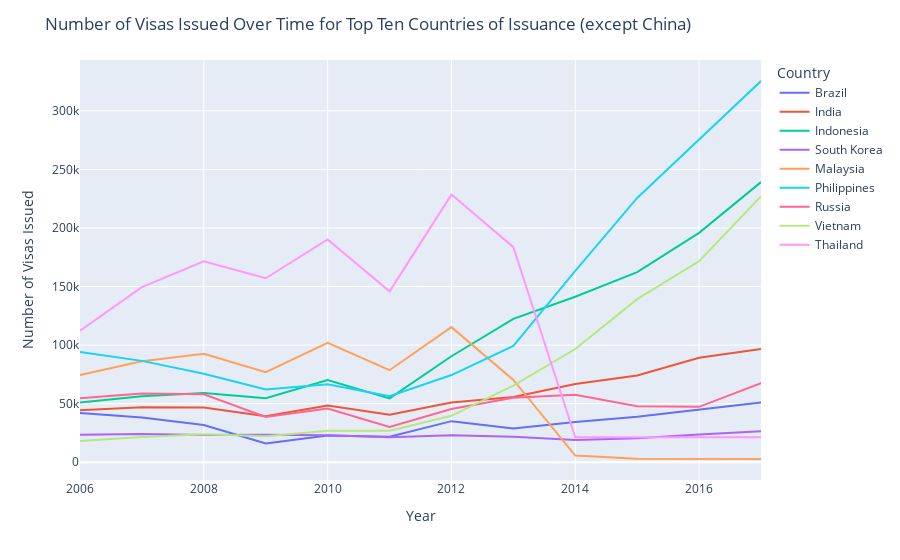

Write notebook code for a chart like this one.
### Code cell
# Plot visas issued for top ten countries of issuance except China from 2006-2017
import plotly.express as px

top_countries = visas[visas['Country'] != 'total'].groupby('Country')['Number of issued'].sum().nlargest(10).index
top_countries_data = visas[(visas['Country'].isin(top_countries)) & (visas['Country'] != 'total')]
top_countries_data = top_countries_data[top_countries_data['Country'] != 'China']

fig = px.line(top_countries_data, x='Year', y='Number of issued', color='Country')
fig.update_layout(title='Number of Visas Issued Over Time for Top Ten Countries of Issuance (except China)',
                  xaxis_title='Year',
                  yaxis_title='Number of Visas Issued')
fig.show()

### Figure 1 — Plotly figure (JSON) as saved in the notebook; plotly's stock layout.template omitted (floating-point values rounded to 4 significant figures)
{"data": [{"hovertemplate": "Country=Brazil<br>Year=%{x}<br>Number of issued=%{y}<extra></extra>", "legendgroup": "Brazil", "line": {"color": "#636efa", "dash": "solid"}, "marker": {"symbol": "circle"}, "mode": "lines", "name": "Brazil", "orientation": "v", "showlegend": true, "type": "scatter", "x": [2017, 2016, 2015, 2014, 2013, 2012, 2011, 2010, 2009, 2008, 2007, 2006], "xaxis": "x", "y": [50885, 44676, 38798, 34217, 28697, 35049, 21677, 22716, 16019, 31819, 38109, 41927], "yaxis": "y"}, {"hovertemplate": "Country=India<br>Year=%{x}<br>Number of issued=%{y}<extra></extra>", "legendgroup": "India", "line": {"color": "#EF553B", "dash": "solid"}, "marker": {"symbol": "circle"}, "mode": "lines", "name": "India", "orientation": "v", "showlegend": true, "type": "scatter", "x": [2017, 2016, 2015, 2014, 2013, 2012, 2011, 2010, 2009, 2008, 2007, 2006], "xaxis": "x", "y": [96658, 89183, 74088, 66696, 55622, 50938, 40603, 48433, 39330, 46782, 46898, 44406], "yaxis": "y"}, {"hovertemplate": "Country=Indonesia<br>Year=%{x}<br>Number of issued=%{y}<extra></extra>", "legendgroup": "Indonesia", "line": {"color": "#00cc96", "dash": "solid"}, "marker": {"symbol": "circle"}, "mode": "lines", "name": "Indonesia", "orientation": "v", "showlegend": true, "type": "scatter", "x": [2017, 2016, 2015, 2014, 2013, 2012, 2011, 2010, 2009, 2008, 2007, 2006], "xaxis": "x", "y": [239201, 195880, 162273, 141321, 122376, 90498, 54481, 70134, 54578, 59175, 56369, 50868], "yaxis": "y"}, {"hovertemplate": "Country=South Korea<br>Year=%{x}<br>Number of issued=%{y}<extra></extra>", "legendgroup": "South Korea", "line": {"color": "#ab63fa", "dash": "solid"}, "marker": {"symbol": "circle"}, "mode": "lines", "name": "South Korea", "orientation": "v", "showlegend": true, "type": "scatter", "x": [2017, 2016, 2015, 2014, 2013, 2012, 2011, 2010, 2009, 2008, 2007, 2006], "xaxis": "x", "y": [26410, 23726, 20399, 18861, 21644, 22964, 21370, 22977, 23525, 23110, 24147, 23332], "yaxis": "y"}, {"hovertemplate": "Country=Malaysia<br>Year=%{x}<br>Number of issued=%{y}<extra></extra>", "legendgroup": "Malaysia", "line": {"color": "#FFA15A", "dash": "solid"}, "marker": {"symbol": "circle"}, "mode": "lines", "name": "Malaysia", "orientation": "v", "showlegend": true, "type": "scatter", "x": [2017, 2016, 2015, 2014, 2013, 2012, 2011, 2010, 2009, 2008, 2007, 2006], "xaxis": "x", "y": [2784, 2718, 2887, 5621, 70231, 115348, 78564, 101955, 76933, 92612, 86251, 74470], "yaxis": "y"}, {"hovertemplate": "Country=Philippines<br>Year=%{x}<br>Number of issued=%{y}<extra></extra>", "legendgroup": "Philippines", "line": {"color": "#19d3f3", "dash": "solid"}, "marker": {"symbol": "circle"}, "mode": "lines", "name": "Philippines", "orientation": "v", "showlegend": true, "type": "scatter", "x": [2017, 2016, 2015, 2014, 2013, 2012, 2011, 2010, 2009, 2008, 2007, 2006], "xaxis": "x", "y": [325564, 275537, 225676, 163386, 99258, 74424, 56347, 66466, 62174, 75508, 86532, 94053], "yaxis": "y"}, {"hovertemplate": "Country=Russia<br>Year=%{x}<br>Number of issued=%{y}<extra></extra>", "legendgroup": "Russia", "line": {"color": "#FF6692", "dash": "solid"}, "marker": {"symbol": "circle"}, "mode": "lines", "name": "Russia", "orientation": "v", "showlegend": true, "type": "scatter", "x": [2017, 2016, 2015, 2014, 2013, 2012, 2011, 2010, 2009, 2008, 2007, 2006], "xaxis": "x", "y": [67445, 47262, 47813, 57606, 54948, 45486, 30162, 45843, 38672, 57964, 58719, 54705], "yaxis": "y"}, {"hovertemplate": "Country=Vietnam<br>Year=%{x}<br>Number of issued=%{y}<extra></extra>", "legendgroup": "Vietnam", "line": {"color": "#B6E880", "dash": "solid"}, "marker": {"symbol": "circle"}, "mode": "lines", "name": "Vietnam", "orientation": "v", "showlegend": true, "type": "scatter", "x": [2017, 2016, 2015, 2014, 2013, 2012, 2011, 2010, 2009, 2008, 2007, 2006], "xaxis": "x", "y": [226993, 171643, 139236, 96648, 65305, 39581, 26860, 26764, 22066, 23944, 21513, 18060], "yaxis": "y"}, {"hovertemplate": "Country=Thailand<br>Year=%{x}<br>Number of issued=%{y}<extra></extra>", "legendgroup": "Thailand", "line": {"color": "#FF97FF", "dash": "solid"}, "marker": {"symbol": "circle"}, "mode": "lines", "name": "Thailand", "orientation": "v", "showlegend": true, "type": "scatter", "x": [2017, 2016, 2015, 2014, 2013, 2012, 2011, 2010, 2009, 2008, 2007, 2006], "xaxis": "x", "y": [21327, 21370, 20857, 21322, 183684, 228528, 145869, 190313, 157062, 171503, 149554, 112289], "yaxis": "y"}], "layout": {"legend": {"title": {"text": "Country"}, "tracegroupgap": 0}, "margin": {"t": 60}, "title": {"text": "Number of Visas Issued Over Time for Top Ten Countries of Issuance (except China)"}, "xaxis": {"anchor": "y", "domain": [0, 1], "title": {"text": "Year"}}, "yaxis": {"anchor": "x", "domain": [0, 1], "title": {"text": "Number of Visas Issued"}}}}
